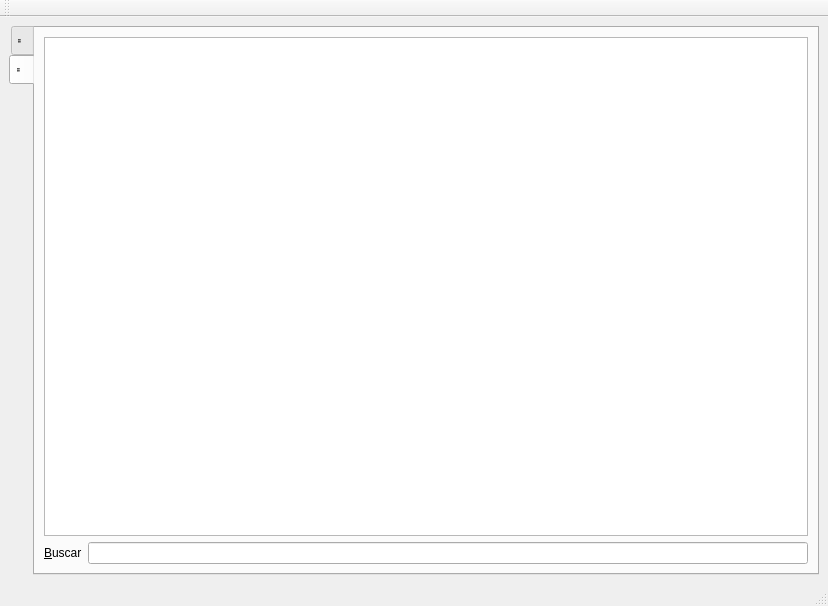
<?xml version="1.0" encoding="UTF-8"?>
<ui version="4.0">
 <class>frmEntradaCompra</class>
 <widget class="QMainWindow" name="frmEntradaCompra">
  <property name="geometry">
   <rect>
    <x>0</x>
    <y>0</y>
    <width>828</width>
    <height>600</height>
   </rect>
  </property>
  <property name="windowTitle">
   <string>Entrada Compra</string>
  </property>
  <property name="styleSheet">
   <string notr="true"/>
  </property>
  <widget class="QWidget" name="centralwidget">
   <layout class="QGridLayout" name="gridLayout">
    <item row="1" column="0">
     <widget class="QTabWidget" name="tabWidget">
      <property name="tabPosition">
       <enum>QTabWidget::West</enum>
      </property>
      <property name="tabShape">
       <enum>QTabWidget::Rounded</enum>
      </property>
      <property name="currentIndex">
       <number>1</number>
      </property>
      <widget class="QWidget" name="tabdetails">
       <attribute name="icon">
        <iconset resource="res.qrc">
         <normaloff>:/icons/res/document-edit.png</normaloff>:/icons/res/document-edit.png</iconset>
       </attribute>
       <attribute name="title">
        <string notr="true">''</string>
       </attribute>
       <layout class="QGridLayout" name="gridLayout_2">
        <item row="0" column="0">
         <widget class="QLabel" name="label_2">
          <property name="sizePolicy">
           <sizepolicy hsizetype="Preferred" vsizetype="Fixed">
            <horstretch>0</horstretch>
            <verstretch>0</verstretch>
           </sizepolicy>
          </property>
          <property name="text">
           <string>&lt;!DOCTYPE HTML PUBLIC &quot;-//W3C//DTD HTML 4.0//EN&quot; &quot;http://www.w3.org/TR/REC-html40/strict.dtd&quot;&gt;
&lt;html&gt;&lt;head&gt;&lt;meta name=&quot;qrichtext&quot; content=&quot;1&quot; /&gt;&lt;style type=&quot;text/css&quot;&gt;
p, li { white-space: pre-wrap; }
&lt;/style&gt;&lt;/head&gt;&lt;body style=&quot; font-family:'Sans Serif'; font-size:9pt; font-weight:400; font-style:normal;&quot;&gt;
&lt;p style=&quot; margin-top:0px; margin-bottom:0px; margin-left:0px; margin-right:0px; -qt-block-indent:0; text-indent:0px;&quot;&gt;&lt;span style=&quot; font-weight:600;&quot;&gt;# Compra:&lt;/span&gt;&lt;/p&gt;&lt;/body&gt;&lt;/html&gt;</string>
          </property>
          <property name="scaledContents">
           <bool>false</bool>
          </property>
          <property name="alignment">
           <set>Qt::AlignLeading|Qt::AlignLeft|Qt::AlignVCenter</set>
          </property>
          <property name="buddy">
           <cstring>txtDocumentNumber</cstring>
          </property>
         </widget>
        </item>
        <item row="0" column="1">
         <widget class="QLineEdit" name="txtDocumentNumber">
          <property name="enabled">
           <bool>true</bool>
          </property>
          <property name="readOnly">
           <bool>true</bool>
          </property>
         </widget>
        </item>
        <item row="0" column="5">
         <widget class="QLabel" name="label">
          <property name="text">
           <string>&lt;!DOCTYPE HTML PUBLIC &quot;-//W3C//DTD HTML 4.0//EN&quot; &quot;http://www.w3.org/TR/REC-html40/strict.dtd&quot;&gt;
&lt;html&gt;&lt;head&gt;&lt;meta name=&quot;qrichtext&quot; content=&quot;1&quot; /&gt;&lt;style type=&quot;text/css&quot;&gt;
p, li { white-space: pre-wrap; }
&lt;/style&gt;&lt;/head&gt;&lt;body style=&quot; font-family:'Sans Serif'; font-size:9pt; font-weight:400; font-style:normal;&quot;&gt;
&lt;p style=&quot; margin-top:0px; margin-bottom:0px; margin-left:0px; margin-right:0px; -qt-block-indent:0; text-indent:0px;&quot;&gt;&lt;span style=&quot; font-weight:600;&quot;&gt;Fecha:&lt;/span&gt;&lt;/p&gt;&lt;/body&gt;&lt;/html&gt;</string>
          </property>
          <property name="alignment">
           <set>Qt::AlignRight|Qt::AlignTrailing|Qt::AlignVCenter</set>
          </property>
          <property name="buddy">
           <cstring>dtPicker</cstring>
          </property>
         </widget>
        </item>
        <item row="0" column="6">
         <widget class="QDateTimeEdit" name="dtPicker">
          <property name="enabled">
           <bool>true</bool>
          </property>
          <property name="readOnly">
           <bool>true</bool>
          </property>
          <property name="calendarPopup">
           <bool>true</bool>
          </property>
         </widget>
        </item>
        <item row="2" column="0" colspan="7">
         <widget class="OrderedEditTable" name="tabledetails">
          <property name="enabled">
           <bool>true</bool>
          </property>
          <property name="sizePolicy">
           <sizepolicy hsizetype="Minimum" vsizetype="Minimum">
            <horstretch>0</horstretch>
            <verstretch>0</verstretch>
           </sizepolicy>
          </property>
          <property name="contextMenuPolicy">
           <enum>Qt::ActionsContextMenu</enum>
          </property>
          <property name="editTriggers">
           <set>QAbstractItemView::NoEditTriggers</set>
          </property>
          <property name="alternatingRowColors">
           <bool>true</bool>
          </property>
          <property name="sortingEnabled">
           <bool>true</bool>
          </property>
          <attribute name="horizontalHeaderStretchLastSection">
           <bool>true</bool>
          </attribute>
          <attribute name="verticalHeaderVisible">
           <bool>false</bool>
          </attribute>
          <attribute name="verticalHeaderVisible">
           <bool>false</bool>
          </attribute>
          <attribute name="horizontalHeaderStretchLastSection">
           <bool>true</bool>
          </attribute>
         </widget>
        </item>
        <item row="3" column="0" colspan="5">
         <widget class="QGroupBox" name="groupBox_2">
          <property name="title">
           <string>Observaciones</string>
          </property>
          <layout class="QGridLayout" name="gridLayout_3">
           <item row="0" column="0">
            <widget class="QPlainTextEdit" name="txtObservations">
             <property name="enabled">
              <bool>true</bool>
             </property>
             <property name="sizePolicy">
              <sizepolicy hsizetype="Expanding" vsizetype="Minimum">
               <horstretch>0</horstretch>
               <verstretch>0</verstretch>
              </sizepolicy>
             </property>
             <property name="readOnly">
              <bool>true</bool>
             </property>
            </widget>
           </item>
          </layout>
         </widget>
        </item>
        <item row="3" column="5" colspan="2">
         <widget class="QGroupBox" name="groupBox">
          <property name="title">
           <string/>
          </property>
          <layout class="QFormLayout" name="formLayout_2">
           <property name="fieldGrowthPolicy">
            <enum>QFormLayout::ExpandingFieldsGrow</enum>
           </property>
           <property name="formAlignment">
            <set>Qt::AlignCenter</set>
           </property>
           <item row="0" column="0">
            <widget class="QLabel" name="label_6">
             <property name="font">
              <font>
               <pointsize>10</pointsize>
               <weight>75</weight>
               <bold>true</bold>
              </font>
             </property>
             <property name="text">
              <string>Subtotal: </string>
             </property>
            </widget>
           </item>
           <item row="0" column="1">
            <widget class="QLabel" name="lblSubtotal">
             <property name="text">
              <string>0.00</string>
             </property>
            </widget>
           </item>
           <item row="1" column="0">
            <widget class="QLabel" name="label_8">
             <property name="font">
              <font>
               <pointsize>10</pointsize>
               <weight>75</weight>
               <bold>true</bold>
              </font>
             </property>
             <property name="text">
              <string>IVA: </string>
             </property>
            </widget>
           </item>
           <item row="1" column="1">
            <widget class="QLabel" name="lblIVA">
             <property name="text">
              <string>0.00</string>
             </property>
            </widget>
           </item>
           <item row="2" column="0">
            <widget class="QLabel" name="label_11">
             <property name="font">
              <font>
               <pointsize>10</pointsize>
               <weight>75</weight>
               <bold>true</bold>
              </font>
             </property>
             <property name="text">
              <string>Total C$: </string>
             </property>
            </widget>
           </item>
           <item row="2" column="1">
            <widget class="QLabel" name="lblTotal">
             <property name="text">
              <string>0.00</string>
             </property>
            </widget>
           </item>
           <item row="3" column="0">
            <widget class="QLabel" name="label_5">
             <property name="font">
              <font>
               <pointsize>10</pointsize>
               <weight>75</weight>
               <bold>true</bold>
              </font>
             </property>
             <property name="text">
              <string>Total US$:</string>
             </property>
            </widget>
           </item>
           <item row="3" column="1">
            <widget class="QLabel" name="lblTotalD">
             <property name="text">
              <string>0.00</string>
             </property>
            </widget>
           </item>
          </layout>
         </widget>
        </item>
        <item row="1" column="5" colspan="2">
         <widget class="QGroupBox" name="gbRadios">
          <property name="enabled">
           <bool>true</bool>
          </property>
          <property name="sizePolicy">
           <sizepolicy hsizetype="Preferred" vsizetype="Fixed">
            <horstretch>0</horstretch>
            <verstretch>0</verstretch>
           </sizepolicy>
          </property>
          <property name="title">
           <string>Tipo de Pago</string>
          </property>
          <property name="flat">
           <bool>false</bool>
          </property>
          <property name="checkable">
           <bool>false</bool>
          </property>
          <layout class="QHBoxLayout" name="horizontalLayout_3">
           <property name="sizeConstraint">
            <enum>QLayout::SetMinimumSize</enum>
           </property>
           <item>
            <widget class="QRadioButton" name="rbCash">
             <property name="enabled">
              <bool>true</bool>
             </property>
             <property name="sizePolicy">
              <sizepolicy hsizetype="Preferred" vsizetype="Fixed">
               <horstretch>0</horstretch>
               <verstretch>0</verstretch>
              </sizepolicy>
             </property>
             <property name="text">
              <string>Contado</string>
             </property>
             <property name="checked">
              <bool>true</bool>
             </property>
            </widget>
           </item>
           <item>
            <widget class="QRadioButton" name="rbCredit">
             <property name="enabled">
              <bool>true</bool>
             </property>
             <property name="sizePolicy">
              <sizepolicy hsizetype="Preferred" vsizetype="Fixed">
               <horstretch>0</horstretch>
               <verstretch>0</verstretch>
              </sizepolicy>
             </property>
             <property name="text">
              <string>Credito</string>
             </property>
            </widget>
           </item>
           <item>
            <widget class="QRadioButton" name="rbCheck">
             <property name="enabled">
              <bool>true</bool>
             </property>
             <property name="sizePolicy">
              <sizepolicy hsizetype="Preferred" vsizetype="Fixed">
               <horstretch>0</horstretch>
               <verstretch>0</verstretch>
              </sizepolicy>
             </property>
             <property name="text">
              <string>Cheque</string>
             </property>
            </widget>
           </item>
          </layout>
         </widget>
        </item>
        <item row="1" column="0">
         <widget class="QLabel" name="label_3">
          <property name="sizePolicy">
           <sizepolicy hsizetype="Preferred" vsizetype="Fixed">
            <horstretch>0</horstretch>
            <verstretch>0</verstretch>
           </sizepolicy>
          </property>
          <property name="text">
           <string>&lt;!DOCTYPE HTML PUBLIC &quot;-//W3C//DTD HTML 4.0//EN&quot; &quot;http://www.w3.org/TR/REC-html40/strict.dtd&quot;&gt;
&lt;html&gt;&lt;head&gt;&lt;meta name=&quot;qrichtext&quot; content=&quot;1&quot; /&gt;&lt;style type=&quot;text/css&quot;&gt;
p, li { white-space: pre-wrap; }
&lt;/style&gt;&lt;/head&gt;&lt;body style=&quot; font-family:'Sans Serif'; font-size:9pt; font-weight:400; font-style:normal;&quot;&gt;
&lt;p style=&quot; margin-top:0px; margin-bottom:0px; margin-left:0px; margin-right:0px; -qt-block-indent:0; text-indent:0px;&quot;&gt;&lt;span style=&quot; font-weight:600;&quot;&gt;Proveedor:&lt;/span&gt;&lt;/p&gt;&lt;/body&gt;&lt;/html&gt;</string>
          </property>
          <property name="alignment">
           <set>Qt::AlignLeading|Qt::AlignLeft|Qt::AlignVCenter</set>
          </property>
          <property name="buddy">
           <cstring>txtProvider</cstring>
          </property>
         </widget>
        </item>
        <item row="1" column="1">
         <widget class="QStackedWidget" name="swProvider">
          <property name="sizePolicy">
           <sizepolicy hsizetype="Preferred" vsizetype="Maximum">
            <horstretch>0</horstretch>
            <verstretch>0</verstretch>
           </sizepolicy>
          </property>
          <property name="currentIndex">
           <number>1</number>
          </property>
          <widget class="QWidget" name="page">
           <layout class="QHBoxLayout" name="horizontalLayout_2">
            <item>
             <widget class="QComboBox" name="cbProvider">
              <property name="enabled">
               <bool>true</bool>
              </property>
              <property name="sizePolicy">
               <sizepolicy hsizetype="Expanding" vsizetype="Fixed">
                <horstretch>2</horstretch>
                <verstretch>0</verstretch>
               </sizepolicy>
              </property>
              <property name="editable">
               <bool>true</bool>
              </property>
             </widget>
            </item>
           </layout>
          </widget>
          <widget class="QWidget" name="page_2">
           <layout class="QHBoxLayout" name="horizontalLayout_5">
            <item>
             <widget class="QLineEdit" name="txtProvider">
              <property name="enabled">
               <bool>true</bool>
              </property>
              <property name="readOnly">
               <bool>true</bool>
              </property>
             </widget>
            </item>
           </layout>
          </widget>
         </widget>
        </item>
       </layout>
      </widget>
      <widget class="QWidget" name="tabnavigation">
       <attribute name="icon">
        <iconset resource="res.qrc">
         <normaloff>:/icons/res/table.png</normaloff>:/icons/res/table.png</iconset>
       </attribute>
       <attribute name="title">
        <string notr="true">''</string>
       </attribute>
       <layout class="QVBoxLayout" name="verticalLayout">
        <item>
         <widget class="QTableView" name="tablenavigation">
          <property name="alternatingRowColors">
           <bool>true</bool>
          </property>
          <property name="selectionMode">
           <enum>QAbstractItemView::SingleSelection</enum>
          </property>
          <property name="selectionBehavior">
           <enum>QAbstractItemView::SelectRows</enum>
          </property>
          <attribute name="horizontalHeaderStretchLastSection">
           <bool>true</bool>
          </attribute>
          <attribute name="verticalHeaderVisible">
           <bool>false</bool>
          </attribute>
          <attribute name="verticalHeaderVisible">
           <bool>false</bool>
          </attribute>
          <attribute name="horizontalHeaderStretchLastSection">
           <bool>true</bool>
          </attribute>
         </widget>
        </item>
        <item>
         <layout class="QHBoxLayout" name="horizontalLayout">
          <item>
           <widget class="QLabel" name="label_4">
            <property name="text">
             <string>&amp;Buscar</string>
            </property>
            <property name="buddy">
             <cstring>txtSearch</cstring>
            </property>
           </widget>
          </item>
          <item>
           <widget class="QLineEdit" name="txtSearch"/>
          </item>
         </layout>
        </item>
       </layout>
      </widget>
     </widget>
    </item>
   </layout>
  </widget>
  <widget class="QStatusBar" name="statusbar"/>
  <widget class="QToolBar" name="toolBar">
   <property name="windowTitle">
    <string>toolBar</string>
   </property>
   <property name="allowedAreas">
    <set>Qt::AllToolBarAreas</set>
   </property>
   <property name="toolButtonStyle">
    <enum>Qt::ToolButtonIconOnly</enum>
   </property>
   <attribute name="toolBarArea">
    <enum>TopToolBarArea</enum>
   </attribute>
   <attribute name="toolBarBreak">
    <bool>false</bool>
   </attribute>
  </widget>
 </widget>
 <customwidgets>
  <customwidget>
   <class>OrderedEditTable</class>
   <extends>QTableView</extends>
   <header>utility.widgets.h</header>
  </customwidget>
 </customwidgets>
 <tabstops>
  <tabstop>txtDocumentNumber</tabstop>
  <tabstop>txtProvider</tabstop>
  <tabstop>dtPicker</tabstop>
  <tabstop>tabledetails</tabstop>
  <tabstop>txtObservations</tabstop>
  <tabstop>tabWidget</tabstop>
  <tabstop>cbProvider</tabstop>
  <tabstop>tablenavigation</tabstop>
  <tabstop>txtSearch</tabstop>
 </tabstops>
 <resources>
  <include location="res.qrc"/>
 </resources>
 <connections/>
</ui>
